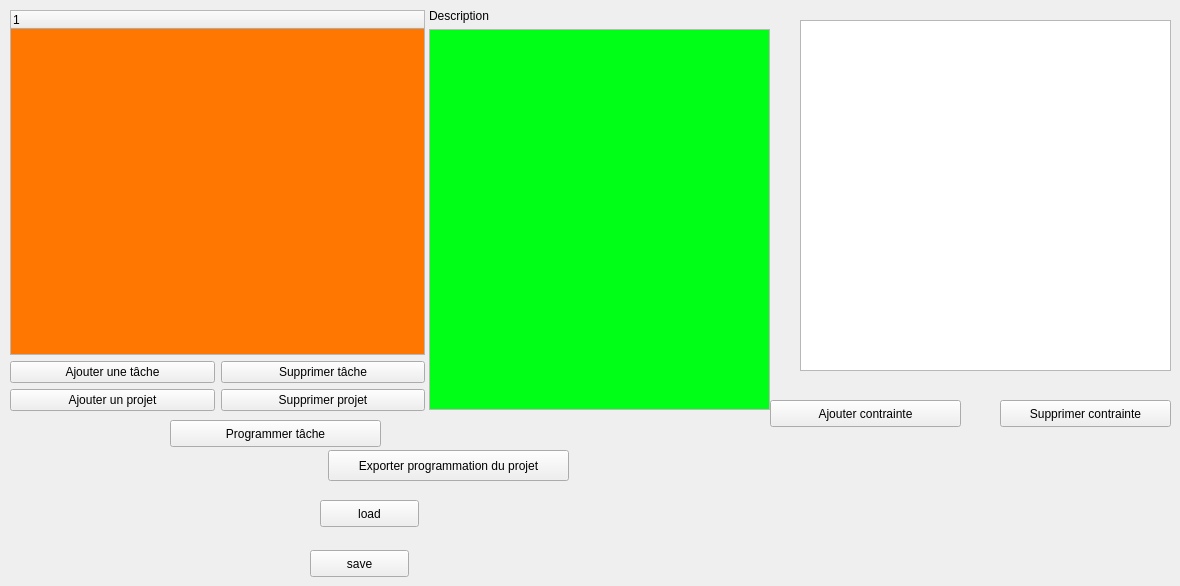
    <widget class="QWidget" name="tab_projets">
     <attribute name="title">
      <string>Projets</string>
     </attribute>
     <widget class="QWidget" name="verticalLayoutWidget">
      <property name="geometry">
       <rect>
        <x>10</x>
        <y>10</y>
        <width>415</width>
        <height>401</height>
       </rect>
      </property>
      <layout class="QVBoxLayout" name="verticalLayout">
       <item>
        <widget class="QTreeWidget" name="treeWidget">
         <property name="palette">
          <palette>
           <active>
            <colorrole role="Base">
             <brush brushstyle="SolidPattern">
              <color alpha="255">
               <red>255</red>
               <green>118</green>
               <blue>0</blue>
              </color>
             </brush>
            </colorrole>
           </active>
           <inactive>
            <colorrole role="Base">
             <brush brushstyle="SolidPattern">
              <color alpha="255">
               <red>255</red>
               <green>118</green>
               <blue>0</blue>
              </color>
             </brush>
            </colorrole>
           </inactive>
           <disabled>
            <colorrole role="Base">
             <brush brushstyle="SolidPattern">
              <color alpha="255">
               <red>255</red>
               <green>255</green>
               <blue>255</blue>
              </color>
             </brush>
            </colorrole>
           </disabled>
          </palette>
         </property>
         <property name="autoExpandDelay">
          <number>-1</number>
         </property>
         <property name="animated">
          <bool>true</bool>
         </property>
         <property name="wordWrap">
          <bool>true</bool>
         </property>
         <column>
          <property name="text">
           <string notr="true">1</string>
          </property>
         </column>
        </widget>
       </item>
       <item>
        <layout class="QHBoxLayout" name="horizontalLayout">
         <property name="sizeConstraint">
          <enum>QLayout::SetDefaultConstraint</enum>
         </property>
         <item>
          <widget class="QPushButton" name="Bouton_ajouter_tache">
           <property name="text">
            <string>Ajouter une tâche</string>
           </property>
          </widget>
         </item>
         <item>
          <widget class="QPushButton" name="Bouton_supprimer_tache">
           <property name="text">
            <string>Supprimer tâche</string>
           </property>
          </widget>
         </item>
        </layout>
       </item>
       <item>
        <layout class="QHBoxLayout" name="horizontalLayout_2">
         <property name="sizeConstraint">
          <enum>QLayout::SetDefaultConstraint</enum>
         </property>
         <item>
          <widget class="QPushButton" name="Bouton_ajouter_projet">
           <property name="text">
            <string>Ajouter un projet</string>
           </property>
          </widget>
         </item>
         <item>
          <widget class="QPushButton" name="Bouton_supprimer_projet">
           <property name="text">
            <string>Supprimer projet</string>
           </property>
          </widget>
         </item>
        </layout>
       </item>
      </layout>
     </widget>
     <widget class="QWidget" name="verticalLayoutWidget_2">
      <property name="geometry">
       <rect>
        <x>429</x>
        <y>9</y>
        <width>341</width>
        <height>401</height>
       </rect>
      </property>
      <layout class="QVBoxLayout" name="verticalLayout_2">
       <item>
        <widget class="QLabel" name="label">
         <property name="text">
          <string>Description</string>
         </property>
        </widget>
       </item>
       <item>
        <widget class="QTextBrowser" name="descripteur">
         <property name="palette">
          <palette>
           <active>
            <colorrole role="Base">
             <brush brushstyle="SolidPattern">
              <color alpha="255">
               <red>0</red>
               <green>255</green>
               <blue>23</blue>
              </color>
             </brush>
            </colorrole>
           </active>
           <inactive>
            <colorrole role="Base">
             <brush brushstyle="SolidPattern">
              <color alpha="255">
               <red>0</red>
               <green>255</green>
               <blue>23</blue>
              </color>
             </brush>
            </colorrole>
           </inactive>
           <disabled>
            <colorrole role="Base">
             <brush brushstyle="SolidPattern">
              <color alpha="255">
               <red>255</red>
               <green>255</green>
               <blue>255</blue>
              </color>
             </brush>
            </colorrole>
           </disabled>
          </palette>
         </property>
         <property name="font">
          <font>
           <family>Comic Sans MS</family>
          </font>
         </property>
         <property name="autoFillBackground">
          <bool>false</bool>
         </property>
         <property name="html">
          <string>&lt;!DOCTYPE HTML PUBLIC &quot;-//W3C//DTD HTML 4.0//EN&quot; &quot;http://www.w3.org/TR/REC-html40/strict.dtd&quot;&gt;
&lt;html&gt;&lt;head&gt;&lt;meta name=&quot;qrichtext&quot; content=&quot;1&quot; /&gt;&lt;style type=&quot;text/css&quot;&gt;
p, li { white-space: pre-wrap; }
&lt;/style&gt;&lt;/head&gt;&lt;body style=&quot; font-family:'Comic Sans MS'; font-size:11pt; font-weight:400; font-style:normal;&quot;&gt;
&lt;p style=&quot;-qt-paragraph-type:empty; margin-top:0px; margin-bottom:0px; margin-left:0px; margin-right:0px; -qt-block-indent:0; text-indent:0px;&quot;&gt;&lt;br /&gt;&lt;/p&gt;&lt;/body&gt;&lt;/html&gt;</string>
         </property>
        </widget>
       </item>
      </layout>
     </widget>
     <widget class="QPushButton" name="Bouton_ajout_precedence">
      <property name="geometry">
       <rect>
        <x>770</x>
        <y>400</y>
        <width>191</width>
        <height>27</height>
       </rect>
      </property>
      <property name="text">
       <string>Ajouter contrainte</string>
      </property>
     </widget>
     <widget class="QListWidget" name="listWidget_precedence">
      <property name="geometry">
       <rect>
        <x>800</x>
        <y>20</y>
        <width>371</width>
        <height>351</height>
       </rect>
      </property>
     </widget>
     <widget class="QPushButton" name="Bouton_supprimer_precedence">
      <property name="geometry">
       <rect>
        <x>1000</x>
        <y>400</y>
        <width>171</width>
        <height>27</height>
       </rect>
      </property>
      <property name="text">
       <string>Supprimer contrainte</string>
      </property>
     </widget>
     <widget class="QPushButton" name="Bouton_programmer_tache">
      <property name="geometry">
       <rect>
        <x>170</x>
        <y>420</y>
        <width>211</width>
        <height>27</height>
       </rect>
      </property>
      <property name="text">
       <string>Programmer tâche</string>
      </property>
     </widget>
     <widget class="QPushButton" name="Bouton_load">
      <property name="geometry">
       <rect>
        <x>320</x>
        <y>500</y>
        <width>99</width>
        <height>27</height>
       </rect>
      </property>
      <property name="text">
       <string>load</string>
      </property>
     </widget>
     <widget class="QPushButton" name="Bouton_save">
      <property name="geometry">
       <rect>
        <x>310</x>
        <y>550</y>
        <width>99</width>
        <height>27</height>
       </rect>
      </property>
      <property name="text">
       <string>save</string>
      </property>
     </widget>
     <widget class="QPushButton" name="Bouton_exporter_programmation_projet">
      <property name="geometry">
       <rect>
        <x>328</x>
        <y>450</y>
        <width>241</width>
        <height>31</height>
       </rect>
      </property>
      <property name="text">
       <string>Exporter programmation du projet</string>
      </property>
     </widget>
    </widget>
